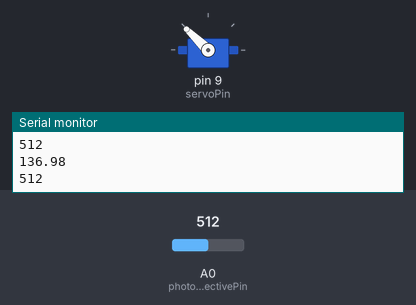
This sketch was run on a simulated Arduino Uno, built with avr-gcc and run on an emulated ATmega328P. Parts: servo, the last lines printed to the serial monitor. The test bench sets the inputs (shaded band); at power-on: A0 (photoDetectivePin) = 512.

Above: at 1.8 s.
1.9 s: A0 (photoDetectivePin) set to 716
At 2.7 s:
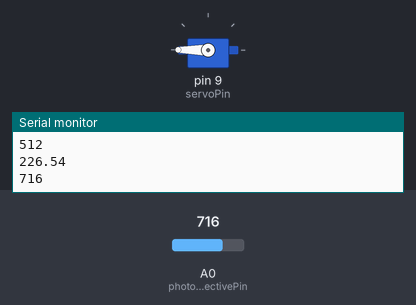
3.5 s: A0 (photoDetectivePin) set to 306
At 4.3 s:
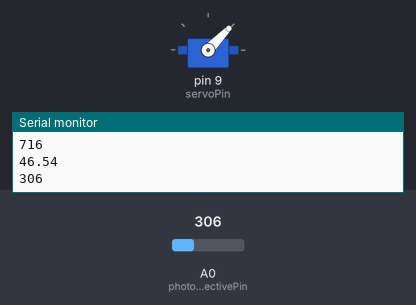
5.5 s: A0 (photoDetectivePin) set to 122
At 7.1 s:
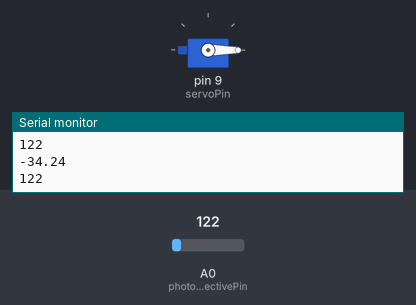
7.5 s: A0 (photoDetectivePin) set to 511
At 8.7 s:
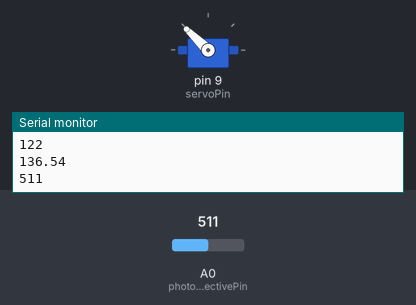
9.5 s: A0 (photoDetectivePin) set to 900
At 10.3 s:
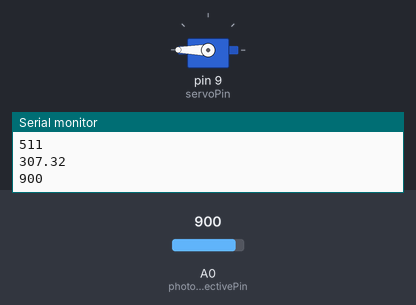
Timing chart, 0 to 12.5 s (numbered marks = the images above; inputs shaded):
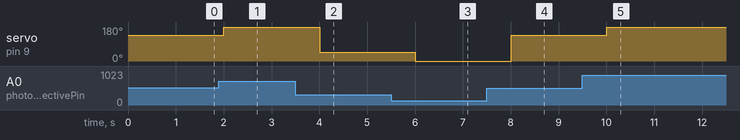

Measured:
- after the input at 1.9 s, servo on pin 9 (servoPin): 136° → 180° after 0.10 s
- after the input at 3.5 s, servo on pin 9 (servoPin): 180° → 46° after 0.50 s
- after the input at 5.5 s, servo on pin 9 (servoPin): 46° → 0° after 0.51 s
- after the input at 7.5 s, servo on pin 9 (servoPin): 0° → 136° after 0.51 s
- after the input at 9.5 s, servo on pin 9 (servoPin): 136° → 180° after 0.51 s

The sketch:

Servo__X__PhotoDetectiveResistor_project.ino
```cpp
#include <Servo.h>


int servoPin = 9;
float servoPos = 0;
int photoDetectivePin = A0;
int lightVal;
int dt = 1000;

Servo myServo;


void setup() {
  // put your setup code here, to run once:
Serial.begin(9600);
myServo.attach(servoPin);
pinMode(photoDetectivePin, INPUT);


}

void loop() {
  // put your main code here, to run repeatedly:

//read light value and input it into a function that is custom to my setup
//when sunny should put servo at a 180 degree angle ELSE it puts it lower
//zero signifies nightime
lightVal = analogRead(photoDetectivePin);
servoPos = ((18.0/41.0)*lightVal) - 87.8; // NOTE: have to make 18.0 and 41.0 as floats otherwise will just return 0 to show 18 is < 41 weird C++ mechanism
myServo.write(servoPos);


//This code for the tests
Serial.println(servoPos);
Serial.println(lightVal);
delay(dt);


}
```
